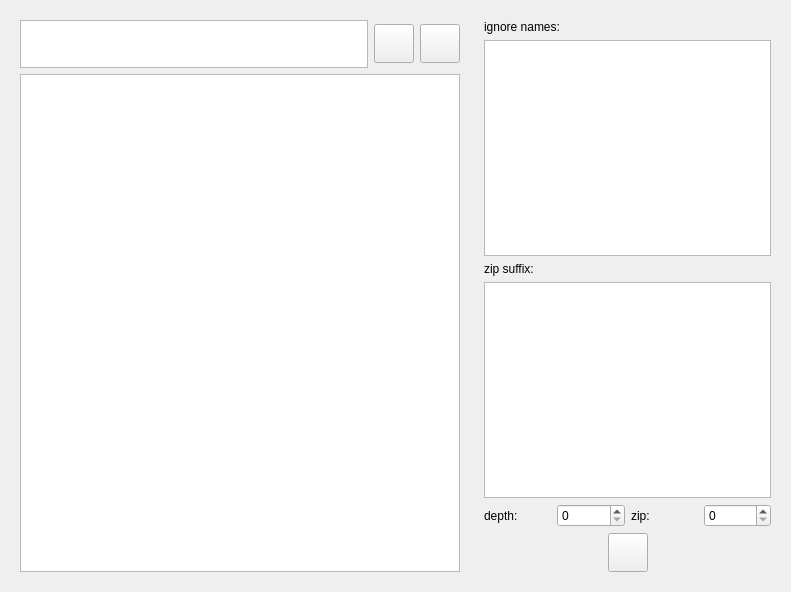
<?xml version="1.0" encoding="UTF-8"?>
<ui version="4.0">
 <class>FileTreeInterface</class>
 <widget class="QWidget" name="FileTreeInterface">
  <property name="geometry">
   <rect>
    <x>0</x>
    <y>0</y>
    <width>791</width>
    <height>592</height>
   </rect>
  </property>
  <property name="acceptDrops">
   <bool>true</bool>
  </property>
  <property name="windowTitle">
   <string>File Tree Generator</string>
  </property>
  <layout class="QHBoxLayout" name="horizontalLayout_4" stretch="3,2">
   <item>
    <widget class="QWidget" name="widget" native="true">
     <layout class="QVBoxLayout" name="verticalLayout">
      <item>
       <layout class="QHBoxLayout" name="horizontalLayout">
        <item>
         <widget class="PlainTextEdit" name="edit_folder">
          <property name="sizePolicy">
           <sizepolicy hsizetype="Expanding" vsizetype="Fixed">
            <horstretch>0</horstretch>
            <verstretch>0</verstretch>
           </sizepolicy>
          </property>
          <property name="minimumSize">
           <size>
            <width>0</width>
            <height>48</height>
           </size>
          </property>
          <property name="maximumSize">
           <size>
            <width>16777215</width>
            <height>48</height>
           </size>
          </property>
          <property name="acceptDrops">
           <bool>false</bool>
          </property>
          <property name="readOnly">
           <bool>true</bool>
          </property>
         </widget>
        </item>
        <item>
         <widget class="ToolButton" name="button_folder">
          <property name="toolTip">
           <string>open folder</string>
          </property>
          <property name="iconSize">
           <size>
            <width>32</width>
            <height>32</height>
           </size>
          </property>
         </widget>
        </item>
        <item>
         <widget class="ToolButton" name="button_copy">
          <property name="toolTip">
           <string>copy</string>
          </property>
          <property name="iconSize">
           <size>
            <width>32</width>
            <height>32</height>
           </size>
          </property>
         </widget>
        </item>
       </layout>
      </item>
      <item>
       <widget class="TextEdit" name="edit_output">
        <property name="acceptDrops">
         <bool>false</bool>
        </property>
        <property name="readOnly">
         <bool>true</bool>
        </property>
       </widget>
      </item>
     </layout>
    </widget>
   </item>
   <item>
    <widget class="QWidget" name="widget_2" native="true">
     <layout class="QVBoxLayout" name="verticalLayout_2">
      <item>
       <widget class="CaptionLabel" name="CaptionLabel">
        <property name="text">
         <string>ignore names:</string>
        </property>
       </widget>
      </item>
      <item>
       <widget class="PlainTextEdit" name="edit_ignore_names">
        <property name="acceptDrops">
         <bool>false</bool>
        </property>
       </widget>
      </item>
      <item>
       <widget class="CaptionLabel" name="CaptionLabel_2">
        <property name="text">
         <string>zip suffix:</string>
        </property>
       </widget>
      </item>
      <item>
       <widget class="PlainTextEdit" name="edit_zip_suffix">
        <property name="acceptDrops">
         <bool>false</bool>
        </property>
       </widget>
      </item>
      <item>
       <layout class="QHBoxLayout" name="horizontalLayout_2">
        <item>
         <widget class="CaptionLabel" name="CaptionLabel_3">
          <property name="text">
           <string>depth:</string>
          </property>
         </widget>
        </item>
        <item>
         <widget class="CompactSpinBox" name="spin_box_depth">
          <property name="toolTip">
           <string>depth of flie tree</string>
          </property>
         </widget>
        </item>
        <item>
         <widget class="CaptionLabel" name="CaptionLabel_4">
          <property name="text">
           <string>zip:</string>
          </property>
         </widget>
        </item>
        <item>
         <widget class="CompactSpinBox" name="spin_box_zip">
          <property name="toolTip">
           <string/>
          </property>
         </widget>
        </item>
       </layout>
      </item>
      <item>
       <layout class="QHBoxLayout" name="horizontalLayout_3">
        <item>
         <spacer name="horizontalSpacer_2">
          <property name="orientation">
           <enum>Qt::Horizontal</enum>
          </property>
          <property name="sizeHint" stdset="0">
           <size>
            <width>40</width>
            <height>20</height>
           </size>
          </property>
         </spacer>
        </item>
        <item>
         <widget class="ToolButton" name="button_draw">
          <property name="toolTip">
           <string>draw</string>
          </property>
          <property name="iconSize">
           <size>
            <width>32</width>
            <height>32</height>
           </size>
          </property>
         </widget>
        </item>
        <item>
         <spacer name="horizontalSpacer_3">
          <property name="orientation">
           <enum>Qt::Horizontal</enum>
          </property>
          <property name="sizeHint" stdset="0">
           <size>
            <width>40</width>
            <height>20</height>
           </size>
          </property>
         </spacer>
        </item>
       </layout>
      </item>
     </layout>
    </widget>
   </item>
  </layout>
 </widget>
 <customwidgets>
  <customwidget>
   <class>ToolButton</class>
   <extends>QToolButton</extends>
   <header>qfluentwidgets</header>
  </customwidget>
  <customwidget>
   <class>CaptionLabel</class>
   <extends>QLabel</extends>
   <header>qfluentwidgets</header>
  </customwidget>
  <customwidget>
   <class>TextEdit</class>
   <extends>QTextEdit</extends>
   <header>qfluentwidgets</header>
  </customwidget>
  <customwidget>
   <class>PlainTextEdit</class>
   <extends>QPlainTextEdit</extends>
   <header>qfluentwidgets</header>
  </customwidget>
  <customwidget>
   <class>CompactSpinBox</class>
   <extends>QSpinBox</extends>
   <header>qfluentwidgets</header>
  </customwidget>
 </customwidgets>
 <resources/>
 <connections>
  <connection>
   <sender>button_folder</sender>
   <signal>clicked()</signal>
   <receiver>FileTreeInterface</receiver>
   <slot>open_folder()</slot>
   <hints>
    <hint type="sourcelabel">
     <x>376</x>
     <y>38</y>
    </hint>
    <hint type="destinationlabel">
     <x>265</x>
     <y>7</y>
    </hint>
   </hints>
  </connection>
  <connection>
   <sender>button_copy</sender>
   <signal>clicked()</signal>
   <receiver>FileTreeInterface</receiver>
   <slot>copy()</slot>
   <hints>
    <hint type="sourcelabel">
     <x>425</x>
     <y>30</y>
    </hint>
    <hint type="destinationlabel">
     <x>346</x>
     <y>0</y>
    </hint>
   </hints>
  </connection>
  <connection>
   <sender>button_draw</sender>
   <signal>clicked()</signal>
   <receiver>FileTreeInterface</receiver>
   <slot>draw()</slot>
   <hints>
    <hint type="sourcelabel">
     <x>633</x>
     <y>562</y>
    </hint>
    <hint type="destinationlabel">
     <x>597</x>
     <y>589</y>
    </hint>
   </hints>
  </connection>
 </connections>
 <slots>
  <slot>open_folder()</slot>
  <slot>copy()</slot>
  <slot>draw()</slot>
 </slots>
</ui>
